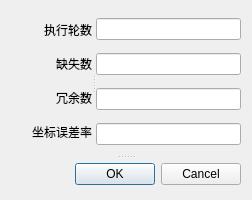
<?xml version="1.0" encoding="UTF-8"?>
<ui version="4.0">
 <class>simDialog</class>
 <widget class="QDialog" name="simDialog">
  <property name="geometry">
   <rect>
    <x>0</x>
    <y>0</y>
    <width>252</width>
    <height>200</height>
   </rect>
  </property>
  <property name="focusPolicy">
   <enum>Qt::TabFocus</enum>
  </property>
  <property name="windowTitle">
   <string>仿真参数</string>
  </property>
  <layout class="QHBoxLayout" name="horizontalLayout">
   <item>
    <widget class="QSplitter" name="splitter">
     <property name="orientation">
      <enum>Qt::Vertical</enum>
     </property>
     <widget class="QWidget" name="widget" native="true">
      <layout class="QVBoxLayout" name="verticalLayout">
       <item>
        <widget class="QSplitter" name="splitter_2">
         <property name="orientation">
          <enum>Qt::Horizontal</enum>
         </property>
         <widget class="QWidget" name="widget_3" native="true">
          <layout class="QHBoxLayout" name="horizontalLayout_2">
           <item>
            <layout class="QVBoxLayout" name="verticalLayout_2">
             <item>
              <widget class="QLabel" name="roundLabel">
               <property name="sizePolicy">
                <sizepolicy hsizetype="Preferred" vsizetype="Fixed">
                 <horstretch>0</horstretch>
                 <verstretch>0</verstretch>
                </sizepolicy>
               </property>
               <property name="text">
                <string>执行轮数</string>
               </property>
               <property name="alignment">
                <set>Qt::AlignRight|Qt::AlignTrailing|Qt::AlignVCenter</set>
               </property>
              </widget>
             </item>
             <item>
              <widget class="QLabel" name="missingLabel">
               <property name="sizePolicy">
                <sizepolicy hsizetype="Preferred" vsizetype="Fixed">
                 <horstretch>0</horstretch>
                 <verstretch>0</verstretch>
                </sizepolicy>
               </property>
               <property name="text">
                <string>缺失数</string>
               </property>
               <property name="alignment">
                <set>Qt::AlignRight|Qt::AlignTrailing|Qt::AlignVCenter</set>
               </property>
              </widget>
             </item>
             <item>
              <widget class="QLabel" name="redundanceLabel">
               <property name="sizePolicy">
                <sizepolicy hsizetype="Preferred" vsizetype="Fixed">
                 <horstretch>0</horstretch>
                 <verstretch>0</verstretch>
                </sizepolicy>
               </property>
               <property name="text">
                <string>冗余数</string>
               </property>
               <property name="alignment">
                <set>Qt::AlignRight|Qt::AlignTrailing|Qt::AlignVCenter</set>
               </property>
              </widget>
             </item>
             <item>
              <widget class="QLabel" name="deviationLabel">
               <property name="sizePolicy">
                <sizepolicy hsizetype="Preferred" vsizetype="Fixed">
                 <horstretch>0</horstretch>
                 <verstretch>0</verstretch>
                </sizepolicy>
               </property>
               <property name="text">
                <string>坐标误差率</string>
               </property>
               <property name="alignment">
                <set>Qt::AlignRight|Qt::AlignTrailing|Qt::AlignVCenter</set>
               </property>
              </widget>
             </item>
            </layout>
           </item>
          </layout>
         </widget>
         <widget class="QWidget" name="widget_4" native="true">
          <layout class="QHBoxLayout" name="horizontalLayout_3">
           <item>
            <layout class="QVBoxLayout" name="verticalLayout_3">
             <item>
              <widget class="QLineEdit" name="roundInput"/>
             </item>
             <item>
              <widget class="QLineEdit" name="missingInput"/>
             </item>
             <item>
              <widget class="QLineEdit" name="redundanceInput"/>
             </item>
             <item>
              <widget class="QLineEdit" name="deviationInput"/>
             </item>
            </layout>
           </item>
          </layout>
         </widget>
        </widget>
       </item>
      </layout>
     </widget>
     <widget class="QWidget" name="widget_2" native="true">
      <layout class="QHBoxLayout">
       <item>
        <widget class="QDialogButtonBox" name="buttonBox">
         <property name="orientation">
          <enum>Qt::Horizontal</enum>
         </property>
         <property name="standardButtons">
          <set>QDialogButtonBox::Cancel|QDialogButtonBox::Ok</set>
         </property>
        </widget>
       </item>
      </layout>
     </widget>
    </widget>
   </item>
  </layout>
 </widget>
 <resources/>
 <connections>
  <connection>
   <sender>buttonBox</sender>
   <signal>accepted()</signal>
   <receiver>simDialog</receiver>
   <slot>accept()</slot>
   <hints>
    <hint type="sourcelabel">
     <x>248</x>
     <y>254</y>
    </hint>
    <hint type="destinationlabel">
     <x>157</x>
     <y>274</y>
    </hint>
   </hints>
  </connection>
  <connection>
   <sender>buttonBox</sender>
   <signal>rejected()</signal>
   <receiver>simDialog</receiver>
   <slot>reject()</slot>
   <hints>
    <hint type="sourcelabel">
     <x>316</x>
     <y>260</y>
    </hint>
    <hint type="destinationlabel">
     <x>286</x>
     <y>274</y>
    </hint>
   </hints>
  </connection>
 </connections>
</ui>
